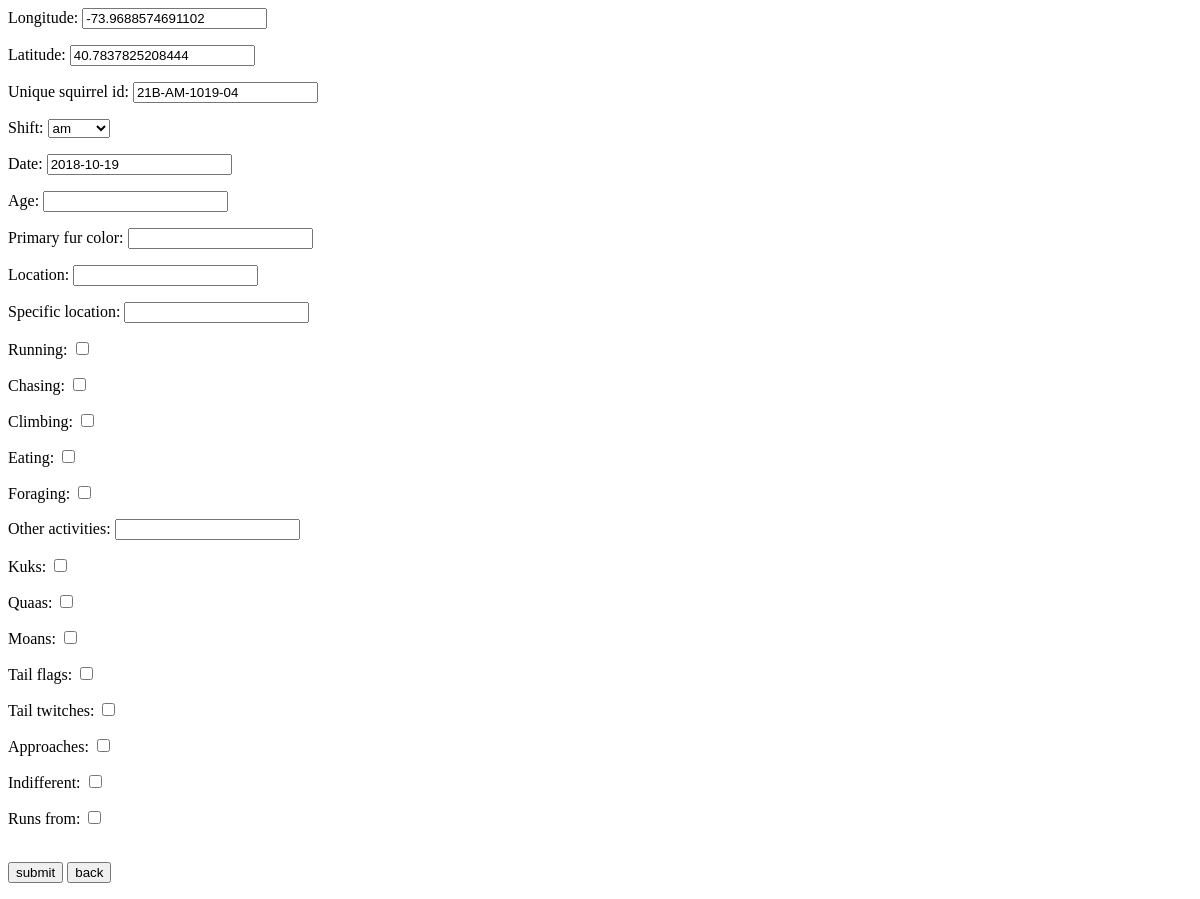
Before: /sightings/21B-AM-1019-04/ with the older database file.
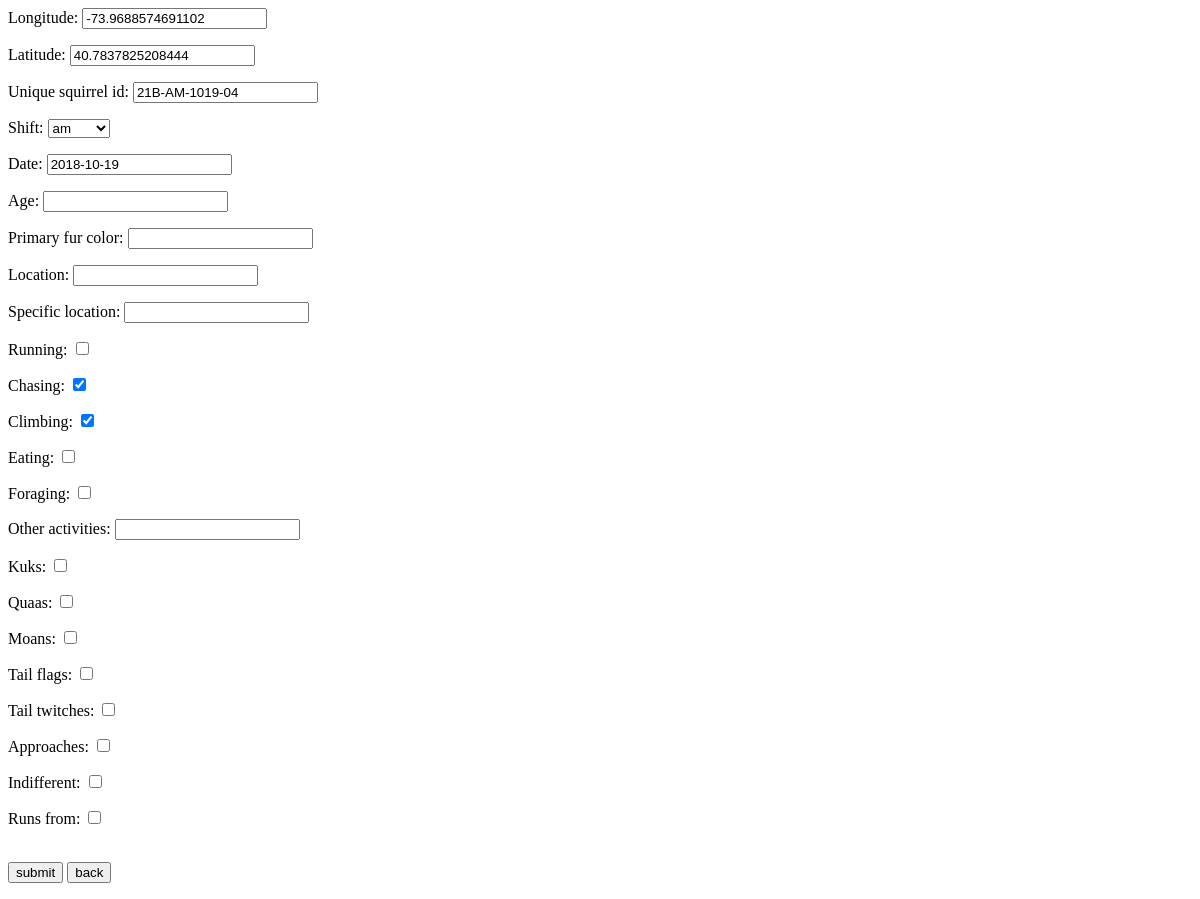
After: the same page with the newer database file.
### sightings/models.py (models this page shows)
class squirrel(models.Model):
    AM='AM'
    PM='PM'
    shift_choice = ((AM, 'am'),(PM, 'pm'))
    longitude = models.FloatField()
    latitude = models.FloatField()
    unique_squirrel_id = models.CharField(primary_key=True, max_length=30)
    shift = models.CharField(max_length=2, choices=shift_choice)
    date = models.CharField(max_length=10, blank=True)
    age = models.CharField(max_length=20, null=True, blank=True)
    primary_fur_color = models.CharField(max_length=20, null=True, blank=True)
    location = models.CharField(max_length=50, null=True, blank=True)
    specific_location = models.CharField(max_length=50, null=True, blank=True)
    running = models.BooleanField(default=False)
    chasing = models.BooleanField(default=False)
    climbing = models.BooleanField(default=False)
    eating = models.BooleanField(default=False)
    foraging = models.BooleanField(default=False)
    other_activities = models.CharField(max_length=100, null=True, blank=True)
    kuks = models.BooleanField(default=False)
    quaas = models.BooleanField(default=False)
    moans = models.BooleanField(default=False)
    tail_flags = models.BooleanField(default=False)
    tail_twitches = models.BooleanField(default=False)
    approaches = models.BooleanField(default=False)
    indifferent = models.BooleanField(default=False)
    runs_from = models.BooleanField(default=False)

### sightings/views.py (the view)
# urls.py: path('sightings/<str:unique_squirrel_id>/', views.edit_squirrel, name='edit'),
def edit_squirrel(request, unique_squirrel_id):
    squirrel_obj = squirrel.objects.get(unique_squirrel_id=unique_squirrel_id)
    if request.method == 'POST':
        form = squirrelform(request.POST, instance=squirrel_obj)
        if form.is_valid():
            form.save()
            return redirect('/sightings/')
    else:
        form = squirrelform(instance=squirrel_obj)
    context = {
            'form': form
            }
    return render(request, 'sightings/edit.html', context)

### sightings/forms.py
class squirrelform(ModelForm):
    class Meta:
        model = squirrel
        fields = '__all__'

### sightings/templates/sightings/edit.html (shortened to what this page needs)
<!doctype>
<html>
  <body>
    <form method='post'>
      {{ form.as_p }}
      <br>
      <input type='submit', value='submit', name='submit'>
      <a href={% url 'sightings' %}><button type='button'>back</button></a>
    </form>
  </body>
</html>

Changed rows visible on the page:
changed squirrel "21B-AM-1019-04": chasing "☐" → "☑"; climbing "☐" → "☑"
